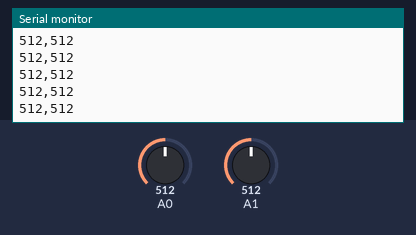
The sketch below on a simulated Arduino Uno, built with avr-gcc and run on an emulated ATmega328P. Parts: the last lines printed to the serial monitor. The test bench sets the inputs (shaded band); at power-on: A0 = 512, A1 = 512.

Above: at 1.2 s.
1.3 s: A0 set to 986
At 2.0 s:
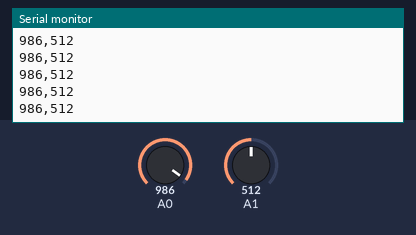
2.8 s: A0 set to 1013
At 3.6 s:
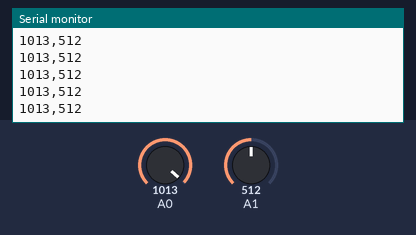
Timing chart, 0 to 5.8 s (numbered marks = the images above; inputs shaded):
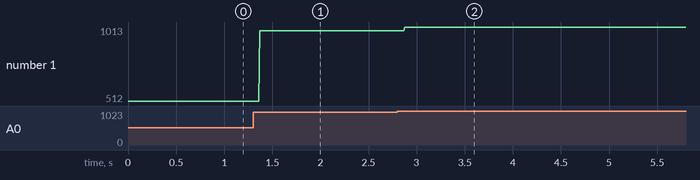

Measured:
- after the input at 1.3 s, the serial monitor: prints a new line after 0.07 s (image 1)
- after the input at 2.8 s, the serial monitor: prints a new line after 0.07 s (image 2)
- plotted number 1: 512 → 986 after the input at 1.3 s, 986 → 1013 after the input at 2.8 s

The sketch:

main.ino
```cpp
void setup() {
  Serial.begin(9600);
}

void loop() {
  // A0 and A1 receive same analog data but preprocessed by 2 identical analog circuits
  Serial.print(analogRead(A0));
  Serial.print(",");
  Serial.println(analogRead(A1));
  delay(2);
}
```
